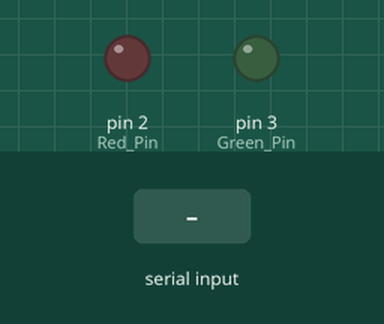
Recording of a sketch running on a simulated Arduino Uno, built with avr-gcc and run on an emulated ATmega328P. On the bench: output pins drawn as LEDs (lit = HIGH). The inputs (shaded band) are chosen by the test bench. What the sketch prints to the serial monitor is not drawn.

Above: at 1.3 s.
1.4 s: "roka\n" received over Serial
At 2.4 s:
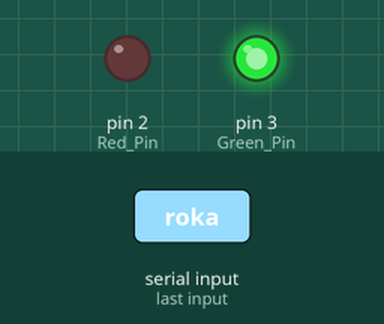
2.9 s: "enemy\n" received over Serial
At 3.6 s:
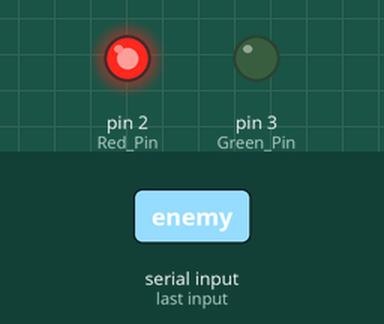
4.4 s: "1\n" received over Serial
At 4.7 s:
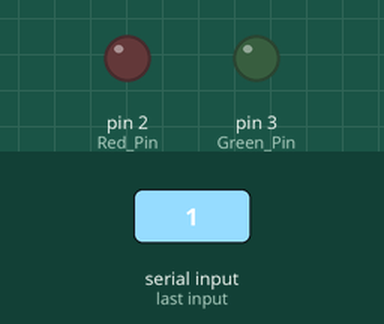
Timing chart, 0 to 7.4 s (numbered marks = the images above; inputs shaded):
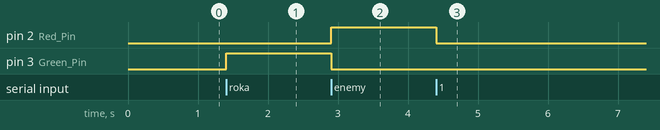

The sketch:

LED_Control.ino
```cpp
/**
 * @file LED_Control.ino
 * @brief Controls two LEDs (Red and Green) based on serial commands.
 *
 * This sketch listens for specific string commands over the serial port to
 * control a red and a green LED, typically to indicate a status like
 * "friend" or "foe".
 *
 * Serial Commands:
 * - "roka": Turns the Green LED ON and the Red LED OFF.
 * - "enemy": Turns the Red LED ON and the Green LED OFF.
 * - "none" (or any other string): Turns both LEDs OFF.
 *
 * The serial parsing is designed to be robust, handling leading/trailing
 * whitespace and case-insensitivity.
 */

#include <Arduino.h>

// ===== Pin Definitions =====
#define Red_Pin    2  // Pin for the Red LED
#define Green_Pin  3  // Pin for the Green LED

// ===== Serial Buffer =====
#define SERIAL_BUFFER_SIZE 64
static char    serialBuffer[SERIAL_BUFFER_SIZE];
static uint8_t bufferIndex = 0;

/**
 * @brief Trims leading and trailing whitespace from a C-style string in place.
 * @param s The string to trim.
 */
static void trim_in_place(char* s) {
  // Trim trailing whitespace
  int end = strlen(s) - 1;
  while (end >= 0 && (s[end] == ' ' || s[end] == '\t' || s[end] == '\r' || s[end] == '\n')) {
    s[end--] = '\0';
  }
  // Trim leading whitespace (in-place without pointer shift)
  int start = 0;
  while (s[start] == ' ' || s[start] == '\t') start++;
  if (start > 0) {
    int i = 0;
    while (s[start]) s[i++] = s[start++];
    s[i] = '\0';
  }
}

/**
 * @brief Converts a C-style string to lowercase in place.
 * @param s The string to convert.
 */
static void tolower_in_place(char* s) {
  for (; *s; ++s) {
    if (*s >= 'A' && *s <= 'Z') *s = *s - 'A' + 'a';
  }
}

/**
 * @brief Applies the received command to control the LEDs.
 * @param cmd The command string ("roka", "enemy", or "none").
 */
static void applyCommand(const char* cmd) {
  if (strcmp(cmd, "roka") == 0) {
    digitalWrite(Green_Pin, HIGH);
    digitalWrite(Red_Pin, LOW);
  } else if (strcmp(cmd, "enemy") == 0) {
    digitalWrite(Green_Pin, LOW);
    digitalWrite(Red_Pin, HIGH);
  } else { // "none" or any other string
    digitalWrite(Green_Pin, LOW);
    digitalWrite(Red_Pin, LOW);
  }
}

/**
 * @brief Parses incoming serial data line by line.
 * Reads characters into a buffer until a newline is received, then processes the command.
 */
static void parseSerial() {
  while (Serial.available() > 0) {
    char c = (char)Serial.read();

    // Handle CRLF: ignore '\r'
    if (c == '\r') continue;

    if (c == '\n') {
      // End of line -> complete the string
      serialBuffer[bufferIndex] = '\0';
      bufferIndex = 0;

      // Preprocess: trim whitespace + convert to lowercase
      trim_in_place(serialBuffer);
      tolower_in_place(serialBuffer);

      if (serialBuffer[0] != '\0') {
        applyCommand(serialBuffer);
      }
    } else {
      // Accumulate in buffer
      if (bufferIndex < (SERIAL_BUFFER_SIZE - 1)) {
        serialBuffer[bufferIndex++] = c;
      } else {
        // Prevent overflow: discard line and restart
        bufferIndex = 0;
      }
    }
  }
}

/**
 * @brief Setup function, runs once at startup.
 * Initializes pin modes and serial communication.
 */
void setup() {
  pinMode(Red_Pin, OUTPUT);
  pinMode(Green_Pin, OUTPUT);
  digitalWrite(Red_Pin, LOW);
  digitalWrite(Green_Pin, LOW);

  Serial.begin(115200);
  // while (!Serial) { ; } // Uncomment if waiting for serial is needed
  delay(100);
  Serial.println(F("SERIAL ready (send: roka | enemy | none)"));
}

/**
 * @brief Main loop. Continuously calls the serial parser.
 */
void loop() {
  parseSerial();
}
```

Measured:
- after the input at 1.4 s, pin 3 (Green_Pin): LOW → HIGH at once
- after the input at 2.9 s, pin 2 (Red_Pin): LOW → HIGH at once; pin 3 (Green_Pin): HIGH → LOW at once
- after the input at 4.4 s, pin 2 (Red_Pin): HIGH → LOW at once
